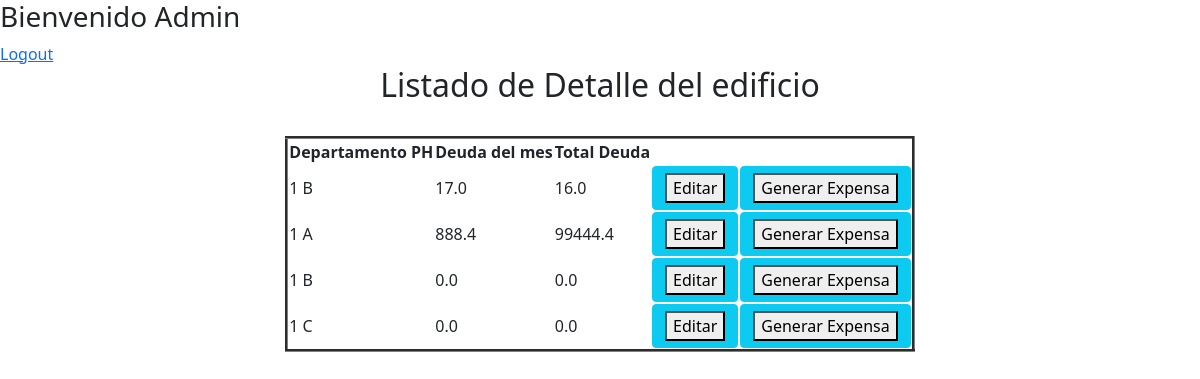
The page /detalle_edificio/ (signed in) on the database as committed earlier.
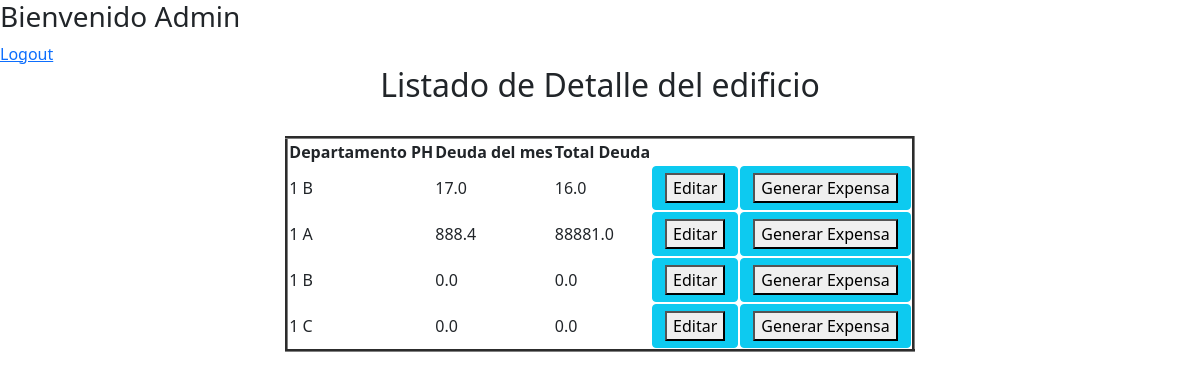
The same page on the database as committed later.
### Administracion/models.py (models this page shows, shortened)
class Departamento(models.Model):
    ph = models.CharField(max_length=50, verbose_name="Departamento PH")
    porcentaje_correspondiente = models.FloatField(verbose_name="Porcentaje Correspondiente del Total", default=1)
    deuda_mes = models.FloatField(verbose_name="Deuda del Mes")
    total_deuda= models.FloatField(verbose_name="Deuda Total")
    edificio_nombre= models.ForeignKey(Edificio,verbose_name="Edificio",on_delete=models.CASCADE,default = None)
    class Meta:
        verbose_name ="Departamento"
        verbose_name_plural ="Departamentos"

### Administracion/views.py (the view)
# urls.py: path('detalle_edificio/',login_required(EdificioDetalleListView.as_view()),name ="detalle_edificio"),
class EdificioDetalleListView(ListView):
    model = Departamento
    template_name = 'detalle_edificio.html'
    context_object_name = 'Departamento'
    def get_queryset(self):
        qs=Departamento.objects.all()
        edificio_id = self.request.GET.get('lang')
        if edificio_id:
            qs = qs.filter(edificio_nombre__id = edificio_id)
        return qs

### Administracion/templates/detalle_edificio.html
{% extends 'base.html' %} {% block content %}
<h2 align="center">Listado de Detalle del edificio </h2>
<br>
<table class="default" border="3" align="center">
    <tr>
        <th>Departamento PH</th>
        <th>Deuda del mes</th>
        <th>Total Deuda</th>
    </tr>
    {% for depto in Departamento %}
    <tr>
        <td>
            {{depto.ph}}
        </td>
        <td>
            {{depto.deuda_mes}}
        </td>
        <td>
            {{depto.total_deuda}}
        </td>
        <td>
            <a href="{% url 'editar_dpto' depto.id %}" class="btn btn-info"><button>Editar</button></a>
        </td>
        <td>
            <a href="#" class="btn btn-info "><button>Generar Expensa</button></a>
        </td>
    </tr>
    {% endfor %} </table>
{% endblock %}

Rows that differ between the two databases and show on the page:
changed Departamento (number 2 of 4 on the later page): total_deuda "99444.4" → "88881.0"
